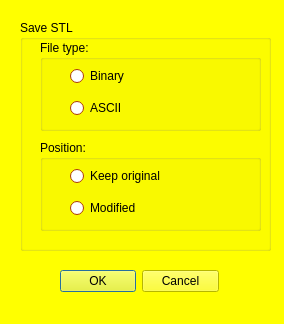
<?xml version="1.0" encoding="UTF-8"?>
<ui version="4.0">
 <class>mqSaveSTLDialog</class>
 <widget class="QDialog" name="mqSaveSTLDialog">
  <property name="geometry">
   <rect>
    <x>0</x>
    <y>0</y>
    <width>284</width>
    <height>324</height>
   </rect>
  </property>
  <property name="palette">
   <palette>
    <active>
     <colorrole role="WindowText">
      <brush brushstyle="SolidPattern">
       <color alpha="255">
        <red>0</red>
        <green>0</green>
        <blue>0</blue>
       </color>
      </brush>
     </colorrole>
     <colorrole role="Button">
      <brush brushstyle="SolidPattern">
       <color alpha="255">
        <red>255</red>
        <green>255</green>
        <blue>0</blue>
       </color>
      </brush>
     </colorrole>
     <colorrole role="Light">
      <brush brushstyle="SolidPattern">
       <color alpha="255">
        <red>255</red>
        <green>255</green>
        <blue>127</blue>
       </color>
      </brush>
     </colorrole>
     <colorrole role="Midlight">
      <brush brushstyle="SolidPattern">
       <color alpha="255">
        <red>255</red>
        <green>255</green>
        <blue>63</blue>
       </color>
      </brush>
     </colorrole>
     <colorrole role="Dark">
      <brush brushstyle="SolidPattern">
       <color alpha="255">
        <red>127</red>
        <green>127</green>
        <blue>0</blue>
       </color>
      </brush>
     </colorrole>
     <colorrole role="Mid">
      <brush brushstyle="SolidPattern">
       <color alpha="255">
        <red>170</red>
        <green>170</green>
        <blue>0</blue>
       </color>
      </brush>
     </colorrole>
     <colorrole role="Text">
      <brush brushstyle="SolidPattern">
       <color alpha="255">
        <red>0</red>
        <green>0</green>
        <blue>0</blue>
       </color>
      </brush>
     </colorrole>
     <colorrole role="BrightText">
      <brush brushstyle="SolidPattern">
       <color alpha="255">
        <red>255</red>
        <green>255</green>
        <blue>255</blue>
       </color>
      </brush>
     </colorrole>
     <colorrole role="ButtonText">
      <brush brushstyle="SolidPattern">
       <color alpha="255">
        <red>0</red>
        <green>0</green>
        <blue>0</blue>
       </color>
      </brush>
     </colorrole>
     <colorrole role="Base">
      <brush brushstyle="SolidPattern">
       <color alpha="255">
        <red>255</red>
        <green>255</green>
        <blue>255</blue>
       </color>
      </brush>
     </colorrole>
     <colorrole role="Window">
      <brush brushstyle="SolidPattern">
       <color alpha="255">
        <red>255</red>
        <green>255</green>
        <blue>0</blue>
       </color>
      </brush>
     </colorrole>
     <colorrole role="Shadow">
      <brush brushstyle="SolidPattern">
       <color alpha="255">
        <red>0</red>
        <green>0</green>
        <blue>0</blue>
       </color>
      </brush>
     </colorrole>
     <colorrole role="AlternateBase">
      <brush brushstyle="SolidPattern">
       <color alpha="255">
        <red>255</red>
        <green>255</green>
        <blue>127</blue>
       </color>
      </brush>
     </colorrole>
     <colorrole role="ToolTipBase">
      <brush brushstyle="SolidPattern">
       <color alpha="255">
        <red>255</red>
        <green>255</green>
        <blue>220</blue>
       </color>
      </brush>
     </colorrole>
     <colorrole role="ToolTipText">
      <brush brushstyle="SolidPattern">
       <color alpha="255">
        <red>0</red>
        <green>0</green>
        <blue>0</blue>
       </color>
      </brush>
     </colorrole>
    </active>
    <inactive>
     <colorrole role="WindowText">
      <brush brushstyle="SolidPattern">
       <color alpha="255">
        <red>0</red>
        <green>0</green>
        <blue>0</blue>
       </color>
      </brush>
     </colorrole>
     <colorrole role="Button">
      <brush brushstyle="SolidPattern">
       <color alpha="255">
        <red>255</red>
        <green>255</green>
        <blue>0</blue>
       </color>
      </brush>
     </colorrole>
     <colorrole role="Light">
      <brush brushstyle="SolidPattern">
       <color alpha="255">
        <red>255</red>
        <green>255</green>
        <blue>127</blue>
       </color>
      </brush>
     </colorrole>
     <colorrole role="Midlight">
      <brush brushstyle="SolidPattern">
       <color alpha="255">
        <red>255</red>
        <green>255</green>
        <blue>63</blue>
       </color>
      </brush>
     </colorrole>
     <colorrole role="Dark">
      <brush brushstyle="SolidPattern">
       <color alpha="255">
        <red>127</red>
        <green>127</green>
        <blue>0</blue>
       </color>
      </brush>
     </colorrole>
     <colorrole role="Mid">
      <brush brushstyle="SolidPattern">
       <color alpha="255">
        <red>170</red>
        <green>170</green>
        <blue>0</blue>
       </color>
      </brush>
     </colorrole>
     <colorrole role="Text">
      <brush brushstyle="SolidPattern">
       <color alpha="255">
        <red>0</red>
        <green>0</green>
        <blue>0</blue>
       </color>
      </brush>
     </colorrole>
     <colorrole role="BrightText">
      <brush brushstyle="SolidPattern">
       <color alpha="255">
        <red>255</red>
        <green>255</green>
        <blue>255</blue>
       </color>
      </brush>
     </colorrole>
     <colorrole role="ButtonText">
      <brush brushstyle="SolidPattern">
       <color alpha="255">
        <red>0</red>
        <green>0</green>
        <blue>0</blue>
       </color>
      </brush>
     </colorrole>
     <colorrole role="Base">
      <brush brushstyle="SolidPattern">
       <color alpha="255">
        <red>255</red>
        <green>255</green>
        <blue>255</blue>
       </color>
      </brush>
     </colorrole>
     <colorrole role="Window">
      <brush brushstyle="SolidPattern">
       <color alpha="255">
        <red>255</red>
        <green>255</green>
        <blue>0</blue>
       </color>
      </brush>
     </colorrole>
     <colorrole role="Shadow">
      <brush brushstyle="SolidPattern">
       <color alpha="255">
        <red>0</red>
        <green>0</green>
        <blue>0</blue>
       </color>
      </brush>
     </colorrole>
     <colorrole role="AlternateBase">
      <brush brushstyle="SolidPattern">
       <color alpha="255">
        <red>255</red>
        <green>255</green>
        <blue>127</blue>
       </color>
      </brush>
     </colorrole>
     <colorrole role="ToolTipBase">
      <brush brushstyle="SolidPattern">
       <color alpha="255">
        <red>255</red>
        <green>255</green>
        <blue>220</blue>
       </color>
      </brush>
     </colorrole>
     <colorrole role="ToolTipText">
      <brush brushstyle="SolidPattern">
       <color alpha="255">
        <red>0</red>
        <green>0</green>
        <blue>0</blue>
       </color>
      </brush>
     </colorrole>
    </inactive>
    <disabled>
     <colorrole role="WindowText">
      <brush brushstyle="SolidPattern">
       <color alpha="255">
        <red>127</red>
        <green>127</green>
        <blue>0</blue>
       </color>
      </brush>
     </colorrole>
     <colorrole role="Button">
      <brush brushstyle="SolidPattern">
       <color alpha="255">
        <red>255</red>
        <green>255</green>
        <blue>0</blue>
       </color>
      </brush>
     </colorrole>
     <colorrole role="Light">
      <brush brushstyle="SolidPattern">
       <color alpha="255">
        <red>255</red>
        <green>255</green>
        <blue>127</blue>
       </color>
      </brush>
     </colorrole>
     <colorrole role="Midlight">
      <brush brushstyle="SolidPattern">
       <color alpha="255">
        <red>255</red>
        <green>255</green>
        <blue>63</blue>
       </color>
      </brush>
     </colorrole>
     <colorrole role="Dark">
      <brush brushstyle="SolidPattern">
       <color alpha="255">
        <red>127</red>
        <green>127</green>
        <blue>0</blue>
       </color>
      </brush>
     </colorrole>
     <colorrole role="Mid">
      <brush brushstyle="SolidPattern">
       <color alpha="255">
        <red>170</red>
        <green>170</green>
        <blue>0</blue>
       </color>
      </brush>
     </colorrole>
     <colorrole role="Text">
      <brush brushstyle="SolidPattern">
       <color alpha="255">
        <red>127</red>
        <green>127</green>
        <blue>0</blue>
       </color>
      </brush>
     </colorrole>
     <colorrole role="BrightText">
      <brush brushstyle="SolidPattern">
       <color alpha="255">
        <red>255</red>
        <green>255</green>
        <blue>255</blue>
       </color>
      </brush>
     </colorrole>
     <colorrole role="ButtonText">
      <brush brushstyle="SolidPattern">
       <color alpha="255">
        <red>127</red>
        <green>127</green>
        <blue>0</blue>
       </color>
      </brush>
     </colorrole>
     <colorrole role="Base">
      <brush brushstyle="SolidPattern">
       <color alpha="255">
        <red>255</red>
        <green>255</green>
        <blue>0</blue>
       </color>
      </brush>
     </colorrole>
     <colorrole role="Window">
      <brush brushstyle="SolidPattern">
       <color alpha="255">
        <red>255</red>
        <green>255</green>
        <blue>0</blue>
       </color>
      </brush>
     </colorrole>
     <colorrole role="Shadow">
      <brush brushstyle="SolidPattern">
       <color alpha="255">
        <red>0</red>
        <green>0</green>
        <blue>0</blue>
       </color>
      </brush>
     </colorrole>
     <colorrole role="AlternateBase">
      <brush brushstyle="SolidPattern">
       <color alpha="255">
        <red>255</red>
        <green>255</green>
        <blue>0</blue>
       </color>
      </brush>
     </colorrole>
     <colorrole role="ToolTipBase">
      <brush brushstyle="SolidPattern">
       <color alpha="255">
        <red>255</red>
        <green>255</green>
        <blue>220</blue>
       </color>
      </brush>
     </colorrole>
     <colorrole role="ToolTipText">
      <brush brushstyle="SolidPattern">
       <color alpha="255">
        <red>0</red>
        <green>0</green>
        <blue>0</blue>
       </color>
      </brush>
     </colorrole>
    </disabled>
   </palette>
  </property>
  <property name="windowTitle">
   <string>Save STL</string>
  </property>
  <widget class="QWidget" name="layoutWidget">
   <property name="geometry">
    <rect>
     <x>60</x>
     <y>270</y>
     <width>161</width>
     <height>25</height>
    </rect>
   </property>
   <layout class="QHBoxLayout" name="horizontalLayout_2"/>
  </widget>
  <widget class="QGroupBox" name="SaveSTLBox">
   <property name="geometry">
    <rect>
     <x>20</x>
     <y>20</y>
     <width>251</width>
     <height>231</height>
    </rect>
   </property>
   <property name="palette">
    <palette>
     <active>
      <colorrole role="WindowText">
       <brush brushstyle="SolidPattern">
        <color alpha="255">
         <red>0</red>
         <green>0</green>
         <blue>0</blue>
        </color>
       </brush>
      </colorrole>
      <colorrole role="Button">
       <brush brushstyle="SolidPattern">
        <color alpha="255">
         <red>255</red>
         <green>85</green>
         <blue>0</blue>
        </color>
       </brush>
      </colorrole>
      <colorrole role="Light">
       <brush brushstyle="SolidPattern">
        <color alpha="255">
         <red>255</red>
         <green>170</green>
         <blue>127</blue>
        </color>
       </brush>
      </colorrole>
      <colorrole role="Midlight">
       <brush brushstyle="SolidPattern">
        <color alpha="255">
         <red>255</red>
         <green>127</green>
         <blue>63</blue>
        </color>
       </brush>
      </colorrole>
      <colorrole role="Dark">
       <brush brushstyle="SolidPattern">
        <color alpha="255">
         <red>127</red>
         <green>42</green>
         <blue>0</blue>
        </color>
       </brush>
      </colorrole>
      <colorrole role="Mid">
       <brush brushstyle="SolidPattern">
        <color alpha="255">
         <red>170</red>
         <green>56</green>
         <blue>0</blue>
        </color>
       </brush>
      </colorrole>
      <colorrole role="Text">
       <brush brushstyle="SolidPattern">
        <color alpha="255">
         <red>0</red>
         <green>0</green>
         <blue>0</blue>
        </color>
       </brush>
      </colorrole>
      <colorrole role="BrightText">
       <brush brushstyle="SolidPattern">
        <color alpha="255">
         <red>255</red>
         <green>255</green>
         <blue>255</blue>
        </color>
       </brush>
      </colorrole>
      <colorrole role="ButtonText">
       <brush brushstyle="SolidPattern">
        <color alpha="255">
         <red>0</red>
         <green>0</green>
         <blue>0</blue>
        </color>
       </brush>
      </colorrole>
      <colorrole role="Base">
       <brush brushstyle="SolidPattern">
        <color alpha="255">
         <red>255</red>
         <green>255</green>
         <blue>255</blue>
        </color>
       </brush>
      </colorrole>
      <colorrole role="Window">
       <brush brushstyle="SolidPattern">
        <color alpha="255">
         <red>255</red>
         <green>85</green>
         <blue>0</blue>
        </color>
       </brush>
      </colorrole>
      <colorrole role="Shadow">
       <brush brushstyle="SolidPattern">
        <color alpha="255">
         <red>0</red>
         <green>0</green>
         <blue>0</blue>
        </color>
       </brush>
      </colorrole>
      <colorrole role="AlternateBase">
       <brush brushstyle="SolidPattern">
        <color alpha="255">
         <red>255</red>
         <green>170</green>
         <blue>127</blue>
        </color>
       </brush>
      </colorrole>
      <colorrole role="ToolTipBase">
       <brush brushstyle="SolidPattern">
        <color alpha="255">
         <red>255</red>
         <green>255</green>
         <blue>220</blue>
        </color>
       </brush>
      </colorrole>
      <colorrole role="ToolTipText">
       <brush brushstyle="SolidPattern">
        <color alpha="255">
         <red>0</red>
         <green>0</green>
         <blue>0</blue>
        </color>
       </brush>
      </colorrole>
     </active>
     <inactive>
      <colorrole role="WindowText">
       <brush brushstyle="SolidPattern">
        <color alpha="255">
         <red>0</red>
         <green>0</green>
         <blue>0</blue>
        </color>
       </brush>
      </colorrole>
      <colorrole role="Button">
       <brush brushstyle="SolidPattern">
        <color alpha="255">
         <red>255</red>
         <green>85</green>
         <blue>0</blue>
        </color>
       </brush>
      </colorrole>
      <colorrole role="Light">
       <brush brushstyle="SolidPattern">
        <color alpha="255">
         <red>255</red>
         <green>170</green>
         <blue>127</blue>
        </color>
       </brush>
      </colorrole>
      <colorrole role="Midlight">
       <brush brushstyle="SolidPattern">
        <color alpha="255">
         <red>255</red>
         <green>127</green>
         <blue>63</blue>
        </color>
       </brush>
      </colorrole>
      <colorrole role="Dark">
       <brush brushstyle="SolidPattern">
        <color alpha="255">
         <red>127</red>
         <green>42</green>
         <blue>0</blue>
        </color>
       </brush>
      </colorrole>
      <colorrole role="Mid">
       <brush brushstyle="SolidPattern">
        <color alpha="255">
         <red>170</red>
         <green>56</green>
         <blue>0</blue>
        </color>
       </brush>
      </colorrole>
      <colorrole role="Text">
       <brush brushstyle="SolidPattern">
        <color alpha="255">
         <red>0</red>
         <green>0</green>
         <blue>0</blue>
        </color>
       </brush>
      </colorrole>
      <colorrole role="BrightText">
       <brush brushstyle="SolidPattern">
        <color alpha="255">
         <red>255</red>
         <green>255</green>
         <blue>255</blue>
        </color>
       </brush>
      </colorrole>
      <colorrole role="ButtonText">
       <brush brushstyle="SolidPattern">
        <color alpha="255">
         <red>0</red>
         <green>0</green>
         <blue>0</blue>
        </color>
       </brush>
      </colorrole>
      <colorrole role="Base">
       <brush brushstyle="SolidPattern">
        <color alpha="255">
         <red>255</red>
         <green>255</green>
         <blue>255</blue>
        </color>
       </brush>
      </colorrole>
      <colorrole role="Window">
       <brush brushstyle="SolidPattern">
        <color alpha="255">
         <red>255</red>
         <green>85</green>
         <blue>0</blue>
        </color>
       </brush>
      </colorrole>
      <colorrole role="Shadow">
       <brush brushstyle="SolidPattern">
        <color alpha="255">
         <red>0</red>
         <green>0</green>
         <blue>0</blue>
        </color>
       </brush>
      </colorrole>
      <colorrole role="AlternateBase">
       <brush brushstyle="SolidPattern">
        <color alpha="255">
         <red>255</red>
         <green>170</green>
         <blue>127</blue>
        </color>
       </brush>
      </colorrole>
      <colorrole role="ToolTipBase">
       <brush brushstyle="SolidPattern">
        <color alpha="255">
         <red>255</red>
         <green>255</green>
         <blue>220</blue>
        </color>
       </brush>
      </colorrole>
      <colorrole role="ToolTipText">
       <brush brushstyle="SolidPattern">
        <color alpha="255">
         <red>0</red>
         <green>0</green>
         <blue>0</blue>
        </color>
       </brush>
      </colorrole>
     </inactive>
     <disabled>
      <colorrole role="WindowText">
       <brush brushstyle="SolidPattern">
        <color alpha="255">
         <red>127</red>
         <green>42</green>
         <blue>0</blue>
        </color>
       </brush>
      </colorrole>
      <colorrole role="Button">
       <brush brushstyle="SolidPattern">
        <color alpha="255">
         <red>255</red>
         <green>85</green>
         <blue>0</blue>
        </color>
       </brush>
      </colorrole>
      <colorrole role="Light">
       <brush brushstyle="SolidPattern">
        <color alpha="255">
         <red>255</red>
         <green>170</green>
         <blue>127</blue>
        </color>
       </brush>
      </colorrole>
      <colorrole role="Midlight">
       <brush brushstyle="SolidPattern">
        <color alpha="255">
         <red>255</red>
         <green>127</green>
         <blue>63</blue>
        </color>
       </brush>
      </colorrole>
      <colorrole role="Dark">
       <brush brushstyle="SolidPattern">
        <color alpha="255">
         <red>127</red>
         <green>42</green>
         <blue>0</blue>
        </color>
       </brush>
      </colorrole>
      <colorrole role="Mid">
       <brush brushstyle="SolidPattern">
        <color alpha="255">
         <red>170</red>
         <green>56</green>
         <blue>0</blue>
        </color>
       </brush>
      </colorrole>
      <colorrole role="Text">
       <brush brushstyle="SolidPattern">
        <color alpha="255">
         <red>127</red>
         <green>42</green>
         <blue>0</blue>
        </color>
       </brush>
      </colorrole>
      <colorrole role="BrightText">
       <brush brushstyle="SolidPattern">
        <color alpha="255">
         <red>255</red>
         <green>255</green>
         <blue>255</blue>
        </color>
       </brush>
      </colorrole>
      <colorrole role="ButtonText">
       <brush brushstyle="SolidPattern">
        <color alpha="255">
         <red>127</red>
         <green>42</green>
         <blue>0</blue>
        </color>
       </brush>
      </colorrole>
      <colorrole role="Base">
       <brush brushstyle="SolidPattern">
        <color alpha="255">
         <red>255</red>
         <green>85</green>
         <blue>0</blue>
        </color>
       </brush>
      </colorrole>
      <colorrole role="Window">
       <brush brushstyle="SolidPattern">
        <color alpha="255">
         <red>255</red>
         <green>85</green>
         <blue>0</blue>
        </color>
       </brush>
      </colorrole>
      <colorrole role="Shadow">
       <brush brushstyle="SolidPattern">
        <color alpha="255">
         <red>0</red>
         <green>0</green>
         <blue>0</blue>
        </color>
       </brush>
      </colorrole>
      <colorrole role="AlternateBase">
       <brush brushstyle="SolidPattern">
        <color alpha="255">
         <red>255</red>
         <green>85</green>
         <blue>0</blue>
        </color>
       </brush>
      </colorrole>
      <colorrole role="ToolTipBase">
       <brush brushstyle="SolidPattern">
        <color alpha="255">
         <red>255</red>
         <green>255</green>
         <blue>220</blue>
        </color>
       </brush>
      </colorrole>
      <colorrole role="ToolTipText">
       <brush brushstyle="SolidPattern">
        <color alpha="255">
         <red>0</red>
         <green>0</green>
         <blue>0</blue>
        </color>
       </brush>
      </colorrole>
     </disabled>
    </palette>
   </property>
   <property name="title">
    <string>Save STL</string>
   </property>
   <widget class="QGroupBox" name="STLFileType">
    <property name="geometry">
     <rect>
      <x>20</x>
      <y>20</y>
      <width>221</width>
      <height>91</height>
     </rect>
    </property>
    <property name="title">
     <string>File type:</string>
    </property>
    <widget class="QWidget" name="verticalLayoutWidget_5">
     <property name="geometry">
      <rect>
       <x>30</x>
       <y>20</y>
       <width>160</width>
       <height>65</height>
      </rect>
     </property>
     <layout class="QVBoxLayout" name="verticalLayout1">
      <item>
       <widget class="QRadioButton" name="Binary">
        <property name="text">
         <string>Binary</string>
        </property>
       </widget>
      </item>
      <item>
       <widget class="QRadioButton" name="ASCII">
        <property name="text">
         <string>ASCII</string>
        </property>
       </widget>
      </item>
     </layout>
    </widget>
   </widget>
   <widget class="QGroupBox" name="STLPosition">
    <property name="geometry">
     <rect>
      <x>20</x>
      <y>120</y>
      <width>221</width>
      <height>91</height>
     </rect>
    </property>
    <property name="title">
     <string>Position:</string>
    </property>
    <widget class="QWidget" name="verticalLayoutWidget_8">
     <property name="geometry">
      <rect>
       <x>30</x>
       <y>20</y>
       <width>160</width>
       <height>65</height>
      </rect>
     </property>
     <layout class="QVBoxLayout" name="verticalLayout1_4">
      <item>
       <widget class="QRadioButton" name="PositionOriginal">
        <property name="text">
         <string>Keep original</string>
        </property>
       </widget>
      </item>
      <item>
       <widget class="QRadioButton" name="PositionModified">
        <property name="text">
         <string>Modified</string>
        </property>
       </widget>
      </item>
     </layout>
    </widget>
   </widget>
  </widget>
  <widget class="QDialogButtonBox" name="buttonBox">
   <property name="geometry">
    <rect>
     <x>60</x>
     <y>270</y>
     <width>159</width>
     <height>23</height>
    </rect>
   </property>
   <property name="orientation">
    <enum>Qt::Horizontal</enum>
   </property>
   <property name="standardButtons">
    <set>QDialogButtonBox::Cancel|QDialogButtonBox::Ok</set>
   </property>
  </widget>
 </widget>
 <resources/>
 <connections>
  <connection>
   <sender>buttonBox</sender>
   <signal>accepted()</signal>
   <receiver>mqSaveSTLDialog</receiver>
   <slot>accept()</slot>
   <hints>
    <hint type="sourcelabel">
     <x>248</x>
     <y>254</y>
    </hint>
    <hint type="destinationlabel">
     <x>157</x>
     <y>274</y>
    </hint>
   </hints>
  </connection>
  <connection>
   <sender>buttonBox</sender>
   <signal>rejected()</signal>
   <receiver>mqSaveSTLDialog</receiver>
   <slot>reject()</slot>
   <hints>
    <hint type="sourcelabel">
     <x>316</x>
     <y>260</y>
    </hint>
    <hint type="destinationlabel">
     <x>286</x>
     <y>274</y>
    </hint>
   </hints>
  </connection>
 </connections>
</ui>
